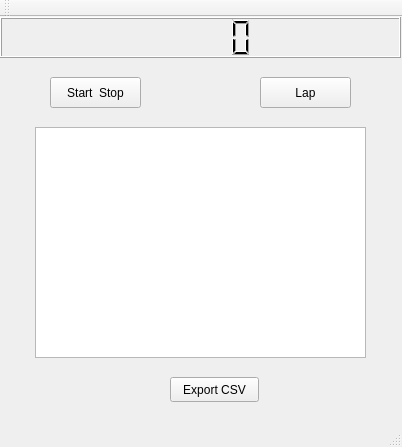
<?xml version="1.0" encoding="UTF-8"?>
<ui version="4.0">
 <class>MainWindow</class>
 <widget class="QMainWindow" name="MainWindow">
  <property name="geometry">
   <rect>
    <x>0</x>
    <y>0</y>
    <width>402</width>
    <height>447</height>
   </rect>
  </property>
  <property name="windowTitle">
   <string>MainWindow</string>
  </property>
  <widget class="QWidget" name="centralWidget">
   <widget class="QLCDNumber" name="lcdNumber">
    <property name="geometry">
     <rect>
      <x>0</x>
      <y>0</y>
      <width>401</width>
      <height>41</height>
     </rect>
    </property>
   </widget>
   <widget class="QPushButton" name="pushButton">
    <property name="geometry">
     <rect>
      <x>50</x>
      <y>60</y>
      <width>91</width>
      <height>31</height>
     </rect>
    </property>
    <property name="text">
     <string>Start  Stop</string>
    </property>
   </widget>
   <widget class="QPushButton" name="pushButton_2">
    <property name="geometry">
     <rect>
      <x>260</x>
      <y>60</y>
      <width>91</width>
      <height>31</height>
     </rect>
    </property>
    <property name="text">
     <string>Lap</string>
    </property>
   </widget>
   <widget class="QTableView" name="tableView">
    <property name="geometry">
     <rect>
      <x>35</x>
      <y>110</y>
      <width>331</width>
      <height>231</height>
     </rect>
    </property>
   </widget>
   <widget class="QPushButton" name="exportButton">
    <property name="geometry">
     <rect>
      <x>170</x>
      <y>360</y>
      <width>89</width>
      <height>25</height>
     </rect>
    </property>
    <property name="text">
     <string>Export CSV</string>
    </property>
   </widget>
  </widget>
  <widget class="QMenuBar" name="menuBar">
   <property name="geometry">
    <rect>
     <x>0</x>
     <y>0</y>
     <width>402</width>
     <height>22</height>
    </rect>
   </property>
  </widget>
  <widget class="QToolBar" name="mainToolBar">
   <attribute name="toolBarArea">
    <enum>TopToolBarArea</enum>
   </attribute>
   <attribute name="toolBarBreak">
    <bool>false</bool>
   </attribute>
  </widget>
  <widget class="QStatusBar" name="statusBar"/>
 </widget>
 <layoutdefault spacing="6" margin="11"/>
 <resources/>
 <connections/>
</ui>
